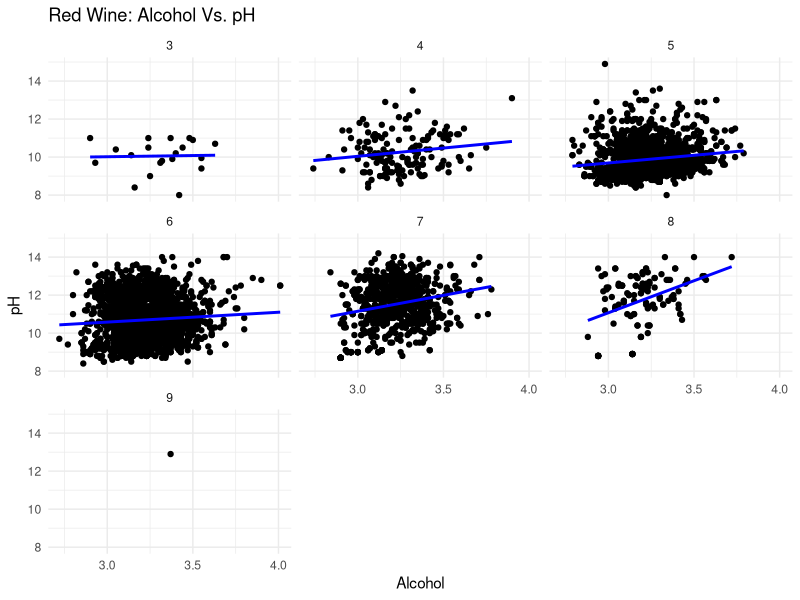
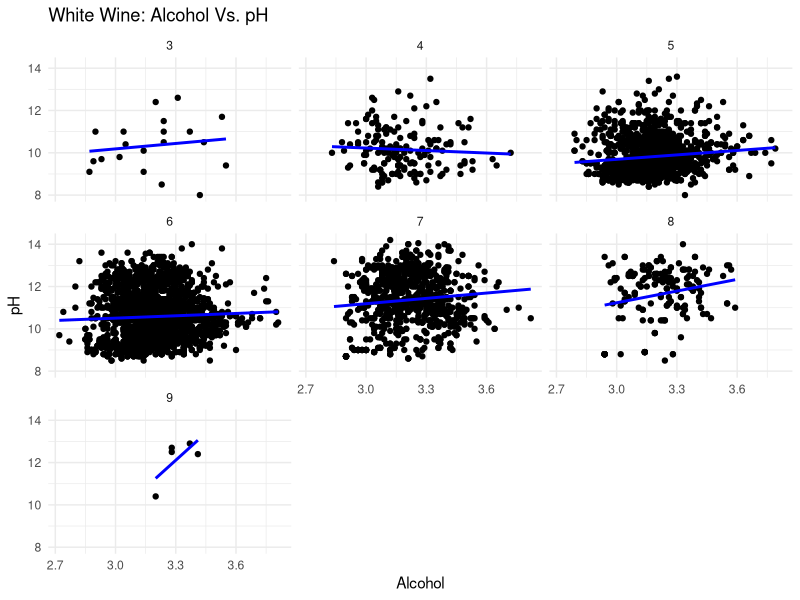

The R source for these figures, in order:
################################################################################
#
#   Project: Linear Regression Analysis of ___________
#   Author: Vincent Cifone
#   Date: 11/14/23
#   DataSet: WineQuality_Red
#   
#   STAT383 Statistics and Probability Final Project
#
#
################################################################################

# Access to ggplot data visualization
##install.packages("ggplot2") 
library(ggplot2)
##setwd("C:/Users/___/Documents/STAT383_FInal")  <-- Unqiue per user

# Clean Console and Environment
rm(list = ls())
cat("\f")

#Access Dataset's
library(readxl)
WineProperties_Red <- read_excel("RedWine_DataSet.xlsx")
WineProperties_White <- read_excel("WhiteWine_DataSet.xlsx")

# Summary of Wine Quality Dataset (Red)
summary(WineProperties_Red)

# Scatter Plot: Alcohol Vs. pH
ggplot(WineProperties_Red, aes(x=pH, y=alcohol)) +
  geom_point() +
  geom_smooth(method='lm', se=FALSE, color="blue") +
  facet_wrap(~quality) +
  theme_minimal() +
  labs(title="Red Wine: Alcohol Vs. pH", x="Alcohol",y="pH")

# Summary of Wine Quality Dataset (White)
summary(WineProperties_White)

# Scatter Plot: Alcohol Vs. pH
ggplot(WineProperties_White, aes(x=pH, y=alcohol)) +
  geom_point() +
  geom_smooth(method='lm', se=FALSE, color="blue") +
  facet_wrap(~quality) +
  theme_minimal() +
  labs(title="White Wine: Alcohol Vs. pH", x="Alcohol",y="pH")



